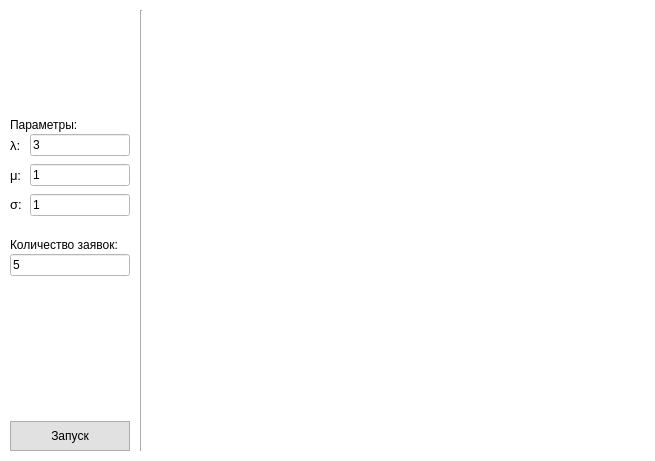
<?xml version="1.0" encoding="UTF-8"?>
<ui version="4.0">
 <class>MainWindow</class>
 <widget class="QMainWindow" name="MainWindow">
  <property name="geometry">
   <rect>
    <x>0</x>
    <y>0</y>
    <width>655</width>
    <height>461</height>
   </rect>
  </property>
  <property name="sizePolicy">
   <sizepolicy hsizetype="Maximum" vsizetype="Maximum">
    <horstretch>0</horstretch>
    <verstretch>0</verstretch>
   </sizepolicy>
  </property>
  <property name="windowTitle">
   <string>MainWindow</string>
  </property>
  <property name="styleSheet">
   <string notr="true">background-color: #FFFFFF;</string>
  </property>
  <widget class="QWidget" name="centralwidget">
   <property name="sizePolicy">
    <sizepolicy hsizetype="Minimum" vsizetype="Minimum">
     <horstretch>0</horstretch>
     <verstretch>0</verstretch>
    </sizepolicy>
   </property>
   <layout class="QGridLayout" name="gridLayout_2">
    <property name="leftMargin">
     <number>0</number>
    </property>
    <property name="topMargin">
     <number>0</number>
    </property>
    <property name="rightMargin">
     <number>0</number>
    </property>
    <property name="bottomMargin">
     <number>0</number>
    </property>
    <property name="spacing">
     <number>0</number>
    </property>
    <item row="0" column="0">
     <layout class="QHBoxLayout" name="horizontalLayout" stretch="0,0,20">
      <property name="spacing">
       <number>10</number>
      </property>
      <property name="sizeConstraint">
       <enum>QLayout::SetFixedSize</enum>
      </property>
      <property name="leftMargin">
       <number>10</number>
      </property>
      <property name="topMargin">
       <number>10</number>
      </property>
      <property name="rightMargin">
       <number>10</number>
      </property>
      <property name="bottomMargin">
       <number>10</number>
      </property>
      <item>
       <layout class="QVBoxLayout" name="verticalLayout">
        <property name="spacing">
         <number>2</number>
        </property>
        <property name="sizeConstraint">
         <enum>QLayout::SetMaximumSize</enum>
        </property>
        <item>
         <spacer name="verticalSpacer_5">
          <property name="orientation">
           <enum>Qt::Vertical</enum>
          </property>
          <property name="sizeType">
           <enum>QSizePolicy::Expanding</enum>
          </property>
          <property name="sizeHint" stdset="0">
           <size>
            <width>5</width>
            <height>5</height>
           </size>
          </property>
         </spacer>
        </item>
        <item>
         <widget class="QLabel" name="label_6">
          <property name="text">
           <string>Параметры:</string>
          </property>
         </widget>
        </item>
        <item>
         <layout class="QVBoxLayout" name="verticalLayout_4">
          <property name="spacing">
           <number>8</number>
          </property>
          <property name="sizeConstraint">
           <enum>QLayout::SetMinimumSize</enum>
          </property>
          <item>
           <layout class="QHBoxLayout" name="horizontalLayout_6">
            <property name="spacing">
             <number>0</number>
            </property>
            <property name="sizeConstraint">
             <enum>QLayout::SetFixedSize</enum>
            </property>
            <item alignment="Qt::AlignLeft">
             <widget class="QLabel" name="label_5">
              <property name="sizePolicy">
               <sizepolicy hsizetype="Maximum" vsizetype="Preferred">
                <horstretch>0</horstretch>
                <verstretch>0</verstretch>
               </sizepolicy>
              </property>
              <property name="font">
               <font>
                <pointsize>10</pointsize>
               </font>
              </property>
              <property name="text">
               <string>λ:</string>
              </property>
             </widget>
            </item>
            <item alignment="Qt::AlignRight">
             <widget class="QLineEdit" name="lineEdit_lm_value">
              <property name="enabled">
               <bool>true</bool>
              </property>
              <property name="sizePolicy">
               <sizepolicy hsizetype="Maximum" vsizetype="Fixed">
                <horstretch>0</horstretch>
                <verstretch>0</verstretch>
               </sizepolicy>
              </property>
              <property name="minimumSize">
               <size>
                <width>50</width>
                <height>0</height>
               </size>
              </property>
              <property name="maximumSize">
               <size>
                <width>100</width>
                <height>16777215</height>
               </size>
              </property>
              <property name="mouseTracking">
               <bool>true</bool>
              </property>
              <property name="text">
               <string>3</string>
              </property>
             </widget>
            </item>
           </layout>
          </item>
          <item>
           <layout class="QHBoxLayout" name="horizontalLayout_4">
            <property name="spacing">
             <number>0</number>
            </property>
            <property name="sizeConstraint">
             <enum>QLayout::SetMaximumSize</enum>
            </property>
            <item alignment="Qt::AlignLeft">
             <widget class="QLabel" name="label_2">
              <property name="sizePolicy">
               <sizepolicy hsizetype="Maximum" vsizetype="Preferred">
                <horstretch>0</horstretch>
                <verstretch>0</verstretch>
               </sizepolicy>
              </property>
              <property name="font">
               <font>
                <pointsize>10</pointsize>
               </font>
              </property>
              <property name="text">
               <string>μ:</string>
              </property>
             </widget>
            </item>
            <item alignment="Qt::AlignRight">
             <widget class="QLineEdit" name="lineEdit_mu_value">
              <property name="sizePolicy">
               <sizepolicy hsizetype="Maximum" vsizetype="Fixed">
                <horstretch>0</horstretch>
                <verstretch>0</verstretch>
               </sizepolicy>
              </property>
              <property name="minimumSize">
               <size>
                <width>50</width>
                <height>0</height>
               </size>
              </property>
              <property name="maximumSize">
               <size>
                <width>100</width>
                <height>16777215</height>
               </size>
              </property>
              <property name="text">
               <string>1</string>
              </property>
             </widget>
            </item>
           </layout>
          </item>
          <item>
           <layout class="QHBoxLayout" name="horizontalLayout_3">
            <property name="sizeConstraint">
             <enum>QLayout::SetMaximumSize</enum>
            </property>
            <item alignment="Qt::AlignLeft">
             <widget class="QLabel" name="label">
              <property name="sizePolicy">
               <sizepolicy hsizetype="Maximum" vsizetype="Maximum">
                <horstretch>0</horstretch>
                <verstretch>0</verstretch>
               </sizepolicy>
              </property>
              <property name="font">
               <font>
                <pointsize>10</pointsize>
               </font>
              </property>
              <property name="text">
               <string>σ:</string>
              </property>
             </widget>
            </item>
            <item alignment="Qt::AlignRight">
             <widget class="QLineEdit" name="lineEdit_sg_value">
              <property name="sizePolicy">
               <sizepolicy hsizetype="Maximum" vsizetype="Fixed">
                <horstretch>0</horstretch>
                <verstretch>0</verstretch>
               </sizepolicy>
              </property>
              <property name="minimumSize">
               <size>
                <width>50</width>
                <height>0</height>
               </size>
              </property>
              <property name="maximumSize">
               <size>
                <width>100</width>
                <height>16777215</height>
               </size>
              </property>
              <property name="text">
               <string>1</string>
              </property>
             </widget>
            </item>
           </layout>
          </item>
         </layout>
        </item>
        <item>
         <spacer name="verticalSpacer_3">
          <property name="orientation">
           <enum>Qt::Vertical</enum>
          </property>
          <property name="sizeType">
           <enum>QSizePolicy::Minimum</enum>
          </property>
          <property name="sizeHint" stdset="0">
           <size>
            <width>5</width>
            <height>20</height>
           </size>
          </property>
         </spacer>
        </item>
        <item>
         <widget class="QLabel" name="label_4">
          <property name="sizePolicy">
           <sizepolicy hsizetype="Maximum" vsizetype="Preferred">
            <horstretch>0</horstretch>
            <verstretch>0</verstretch>
           </sizepolicy>
          </property>
          <property name="text">
           <string>Количество заявок:</string>
          </property>
         </widget>
        </item>
        <item>
         <widget class="QLineEdit" name="lineEdit_count_value">
          <property name="sizePolicy">
           <sizepolicy hsizetype="Maximum" vsizetype="Fixed">
            <horstretch>0</horstretch>
            <verstretch>0</verstretch>
           </sizepolicy>
          </property>
          <property name="minimumSize">
           <size>
            <width>50</width>
            <height>0</height>
           </size>
          </property>
          <property name="maximumSize">
           <size>
            <width>300</width>
            <height>16777215</height>
           </size>
          </property>
          <property name="text">
           <string>5</string>
          </property>
         </widget>
        </item>
        <item>
         <spacer name="verticalSpacer_2">
          <property name="orientation">
           <enum>Qt::Vertical</enum>
          </property>
          <property name="sizeType">
           <enum>QSizePolicy::Minimum</enum>
          </property>
          <property name="sizeHint" stdset="0">
           <size>
            <width>5</width>
            <height>20</height>
           </size>
          </property>
         </spacer>
        </item>
        <item>
         <spacer name="verticalSpacer">
          <property name="orientation">
           <enum>Qt::Vertical</enum>
          </property>
          <property name="sizeHint" stdset="0">
           <size>
            <width>5</width>
            <height>5</height>
           </size>
          </property>
         </spacer>
        </item>
        <item alignment="Qt::AlignHCenter">
         <widget class="QLabel" name="label_message">
          <property name="sizePolicy">
           <sizepolicy hsizetype="Maximum" vsizetype="Preferred">
            <horstretch>0</horstretch>
            <verstretch>0</verstretch>
           </sizepolicy>
          </property>
          <property name="text">
           <string/>
          </property>
         </widget>
        </item>
        <item>
         <widget class="QPushButton" name="pushButton">
          <property name="sizePolicy">
           <sizepolicy hsizetype="Minimum" vsizetype="Fixed">
            <horstretch>0</horstretch>
            <verstretch>0</verstretch>
           </sizepolicy>
          </property>
          <property name="minimumSize">
           <size>
            <width>0</width>
            <height>30</height>
           </size>
          </property>
          <property name="styleSheet">
           <string notr="true">#pushButton {
  border: 1px solid#adadad;
  background-color: rgb(225, 225, 225);
  color: rgb(0, 0, 0);
}

#pushButton:hover {
  border: 1px solid#0078d7;
  background-color: rgb(229, 241, 251);
  color: rgb(0, 0, 0);
}

#pushButton:pressed {  
  border: 1px solid#005499;
  background-color: rgb(204, 228, 247);
  color: rgb(0, 0, 0);
}</string>
          </property>
          <property name="text">
           <string>Запуск</string>
          </property>
         </widget>
        </item>
       </layout>
      </item>
      <item>
       <widget class="Line" name="line">
        <property name="orientation">
         <enum>Qt::Vertical</enum>
        </property>
       </widget>
      </item>
      <item>
       <layout class="QVBoxLayout" name="verticalLayout_2" stretch="3,0,1">
        <property name="spacing">
         <number>0</number>
        </property>
        <property name="sizeConstraint">
         <enum>QLayout::SetMinimumSize</enum>
        </property>
        <property name="bottomMargin">
         <number>0</number>
        </property>
        <item>
         <widget class="PlotWidget" name="application_count_graphic" native="true">
          <property name="sizePolicy">
           <sizepolicy hsizetype="Minimum" vsizetype="Preferred">
            <horstretch>0</horstretch>
            <verstretch>0</verstretch>
           </sizepolicy>
          </property>
          <property name="minimumSize">
           <size>
            <width>400</width>
            <height>250</height>
           </size>
          </property>
         </widget>
        </item>
        <item>
         <spacer name="verticalSpacer_4">
          <property name="orientation">
           <enum>Qt::Vertical</enum>
          </property>
          <property name="sizeType">
           <enum>QSizePolicy::Fixed</enum>
          </property>
          <property name="sizeHint" stdset="0">
           <size>
            <width>10</width>
            <height>10</height>
           </size>
          </property>
         </spacer>
        </item>
        <item>
         <widget class="PlotWidget" name="handler_status_graphic" native="true">
          <property name="sizePolicy">
           <sizepolicy hsizetype="Minimum" vsizetype="Preferred">
            <horstretch>0</horstretch>
            <verstretch>0</verstretch>
           </sizepolicy>
          </property>
          <property name="minimumSize">
           <size>
            <width>400</width>
            <height>80</height>
           </size>
          </property>
         </widget>
        </item>
       </layout>
      </item>
     </layout>
    </item>
   </layout>
  </widget>
  <action name="create_btn">
   <property name="icon">
    <iconset>
     <normaloff>../Documents/GitHub/PyPaint/icons/menubar_icons/file_menu_icons/create.png</normaloff>../Documents/GitHub/PyPaint/icons/menubar_icons/file_menu_icons/create.png</iconset>
   </property>
   <property name="text">
    <string>Создать...</string>
   </property>
   <property name="shortcut">
    <string>Ctrl+N</string>
   </property>
  </action>
  <action name="open_btn">
   <property name="icon">
    <iconset>
     <normaloff>../Documents/GitHub/PyPaint/icons/menubar_icons/file_menu_icons/open.png</normaloff>../Documents/GitHub/PyPaint/icons/menubar_icons/file_menu_icons/open.png</iconset>
   </property>
   <property name="text">
    <string>Открыть...</string>
   </property>
   <property name="shortcut">
    <string>Ctrl+O</string>
   </property>
  </action>
  <action name="save_btn">
   <property name="icon">
    <iconset>
     <normaloff>../Documents/GitHub/PyPaint/icons/menubar_icons/file_menu_icons/save.png</normaloff>../Documents/GitHub/PyPaint/icons/menubar_icons/file_menu_icons/save.png</iconset>
   </property>
   <property name="text">
    <string>Сохранить</string>
   </property>
   <property name="shortcut">
    <string>Ctrl+S</string>
   </property>
  </action>
  <action name="save_as_btn">
   <property name="icon">
    <iconset>
     <normaloff>../Documents/GitHub/PyPaint/icons/menubar_icons/file_menu_icons/save_as.png</normaloff>../Documents/GitHub/PyPaint/icons/menubar_icons/file_menu_icons/save_as.png</iconset>
   </property>
   <property name="text">
    <string>Сохранить как...</string>
   </property>
   <property name="shortcut">
    <string>Ctrl+Shift+S</string>
   </property>
  </action>
  <action name="exit_btn">
   <property name="icon">
    <iconset>
     <normaloff>../Documents/GitHub/PyPaint/icons/menubar_icons/file_menu_icons/exit.png</normaloff>../Documents/GitHub/PyPaint/icons/menubar_icons/file_menu_icons/exit.png</iconset>
   </property>
   <property name="text">
    <string>Выход</string>
   </property>
  </action>
  <action name="info_btn">
   <property name="icon">
    <iconset>
     <normaloff>../Documents/GitHub/PyPaint/icons/menubar_icons/info_menu_icons/info.png</normaloff>../Documents/GitHub/PyPaint/icons/menubar_icons/info_menu_icons/info.png</iconset>
   </property>
   <property name="text">
    <string>О программе</string>
   </property>
   <property name="shortcut">
    <string>F4</string>
   </property>
  </action>
  <action name="resize_btn">
   <property name="icon">
    <iconset>
     <normaloff>../User/Documents/GitHub/PyPaint/icons/menubar_icons/image_menu_icons/resize.png</normaloff>../User/Documents/GitHub/PyPaint/icons/menubar_icons/image_menu_icons/resize.png</iconset>
   </property>
   <property name="text">
    <string>Изменить размер</string>
   </property>
  </action>
  <action name="flip_gorizontally_btn">
   <property name="icon">
    <iconset>
     <normaloff>../Documents/GitHub/PyPaint/icons/menubar_icons/image_menu_icons/flip_gorizontally.png</normaloff>../Documents/GitHub/PyPaint/icons/menubar_icons/image_menu_icons/flip_gorizontally.png</iconset>
   </property>
   <property name="text">
    <string>Отразить по горизонтали</string>
   </property>
  </action>
  <action name="flip_vertically_btn">
   <property name="icon">
    <iconset>
     <normaloff>../Documents/GitHub/PyPaint/icons/menubar_icons/image_menu_icons/flip_vertically.png</normaloff>../Documents/GitHub/PyPaint/icons/menubar_icons/image_menu_icons/flip_vertically.png</iconset>
   </property>
   <property name="text">
    <string>Отразить по вертикали</string>
   </property>
  </action>
  <action name="turn_90_right_btn">
   <property name="icon">
    <iconset>
     <normaloff>../Documents/GitHub/PyPaint/icons/menubar_icons/image_menu_icons/turn_90_right.png</normaloff>../Documents/GitHub/PyPaint/icons/menubar_icons/image_menu_icons/turn_90_right.png</iconset>
   </property>
   <property name="text">
    <string>Повернуть на 90° вправо</string>
   </property>
  </action>
  <action name="turn_90_left_btn">
   <property name="icon">
    <iconset>
     <normaloff>../Documents/GitHub/PyPaint/icons/menubar_icons/image_menu_icons/turn_90_left.png</normaloff>../Documents/GitHub/PyPaint/icons/menubar_icons/image_menu_icons/turn_90_left.png</iconset>
   </property>
   <property name="text">
    <string>Повернуть на 90° влево</string>
   </property>
  </action>
  <action name="turn_180_btn">
   <property name="icon">
    <iconset>
     <normaloff>../Documents/GitHub/PyPaint/icons/menubar_icons/image_menu_icons/turn_180.png</normaloff>../Documents/GitHub/PyPaint/icons/menubar_icons/image_menu_icons/turn_180.png</iconset>
   </property>
   <property name="text">
    <string>Повернуть на 180°</string>
   </property>
  </action>
  <action name="increase_btn">
   <property name="icon">
    <iconset>
     <normaloff>../User/Documents/GitHub/PyPaint/icons/menubar_icons/view_menu_icons/increase.png</normaloff>../User/Documents/GitHub/PyPaint/icons/menubar_icons/view_menu_icons/increase.png</iconset>
   </property>
   <property name="text">
    <string>Увеличить</string>
   </property>
  </action>
  <action name="decrease_btn">
   <property name="icon">
    <iconset>
     <normaloff>../User/Documents/GitHub/PyPaint/icons/menubar_icons/view_menu_icons/decrease.png</normaloff>../User/Documents/GitHub/PyPaint/icons/menubar_icons/view_menu_icons/decrease.png</iconset>
   </property>
   <property name="text">
    <string>Уменьшить</string>
   </property>
  </action>
  <action name="by_window_size_btn">
   <property name="icon">
    <iconset>
     <normaloff>../User/Documents/GitHub/PyPaint/icons/menubar_icons/view_menu_icons/by_window_size.png</normaloff>../User/Documents/GitHub/PyPaint/icons/menubar_icons/view_menu_icons/by_window_size.png</iconset>
   </property>
   <property name="text">
    <string>По размеру окна</string>
   </property>
  </action>
  <action name="go_next">
   <property name="icon">
    <iconset>
     <normaloff>../Documents/GitHub/PyPaint/icons/operations_icons/history_icons/next_history_icon.png</normaloff>../Documents/GitHub/PyPaint/icons/operations_icons/history_icons/next_history_icon.png</iconset>
   </property>
   <property name="text">
    <string>Вперед</string>
   </property>
   <property name="shortcut">
    <string>Ctrl+Y</string>
   </property>
  </action>
  <action name="go_back">
   <property name="icon">
    <iconset>
     <normaloff>../Documents/GitHub/PyPaint/icons/operations_icons/history_icons/back_history_icon.png</normaloff>../Documents/GitHub/PyPaint/icons/operations_icons/history_icons/back_history_icon.png</iconset>
   </property>
   <property name="text">
    <string>Назад</string>
   </property>
   <property name="shortcut">
    <string>Ctrl+Z</string>
   </property>
  </action>
 </widget>
 <customwidgets>
  <customwidget>
   <class>PlotWidget</class>
   <extends>QWidget</extends>
   <header>pyqtgraph</header>
   <container>1</container>
  </customwidget>
 </customwidgets>
 <resources/>
 <connections/>
</ui>
